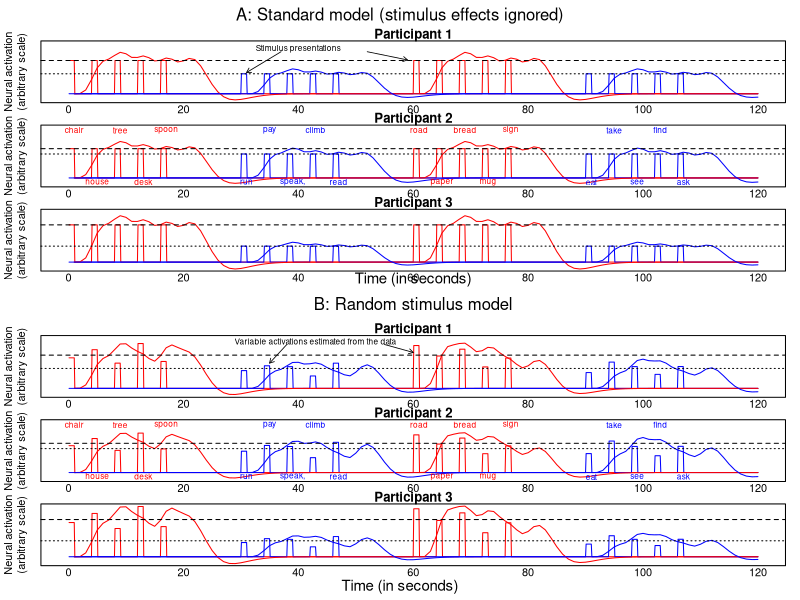

The R source for this figure:
# replace with a directory on your machine
path <- "/Users/Jake/Desktop/"


# define helper functions ----------------------------------------


# from the FIAR package
# https://github.com/cran/FIAR/blob/master/R/hrfConvolve.R
hrfConvolve <-
  function (x=NULL, scans = NA, onsets = c(), durations = c(), rt = NA, 
            SNR=0, mean = FALSE, a1 = 6, a2 = 12, b1 = 0.9, b2 = 0.9, 
            cc = 0.2) 
  {
    hrf <- function(x, a1, a2, b1, b2, c) {
      d1 <- a1 * b1
      d2 <- a2 * b2
      c1 <- (x/d1)^a1
      c2 <- c * (x/d2)^a2
      res <- c1 * exp(-(x - d1)/b1) - c2 * exp(-(x - d2)/b2)
      res
    }
    if (is.null(x)){ 
      numberofonsets <- length(onsets)
      if (length(durations) == 1) {
        durations <- rep(durations, numberofonsets)
      }
      
      stimulus <- rep(0, scans)
      for (i in 1:numberofonsets) {
        for (j in onsets[i]:(onsets[i] + durations[i] - 1)) {
          stimulus[j] <- 1
        }
      }
      hrfnn <- convolve(stimulus, hrf(scans:1, a1, a2, b1/rt,b2/rt, cc))
      
      if(SNR>0){
        sdS <- sd(hrfnn)	
        noise=rnorm(scans,sd=sdS/SNR)
        #Zx <- x/sd(x)
        #sdN <- sdS/SNR
        hrfnn <- hrfnn + noise
      }
      else{hrfnn <- hrfnn}
      
      if (mean) {
        hrfnn - mean(hrfnn)
      }
      else {
        hrfnn
      }
    }
    else{ hrfnn <- convolve(x, hrf(length(x):1, a1, a2, b1,b2, cc))
    
    if(SNR>0){
      sdS <- sd(hrfnn)	
      noise <- rnorm(length(x),sd=sdS/SNR)
      
      hrfnn <- hrfnn + noise
    }
    else{hrfnn <- hrfnn}
    
    if (mean) {
      hrfnn - mean(hrfnn)
    }
    else {
      hrfnn
    }
    }
    
  }

# function to build activation sequence
act <- function(num_trials, pad=25, ISI=1:3, stim_sd=0){
  if(length(ISI)==1) ISI <- rep(ISI,2)
  ans <- c(unlist(lapply(seq(num_trials), function(x){
    c(1, rep(0, sample(ISI, 1)))
  })), numeric(pad))
  ans[ans>0] <- 1 + stim_sd*scale(rnorm(sum(ans>0)))
  return(ans)
  # return(ans * (rnorm(length(ans), mean=1, sd=stim_sd)))
}

# function to draw a single panel w/ specified parameters
hrf_plot <- function(means=c(1,1), stim_sd=0, main=""){
  act1 <- means[1]*head(c(act(5, ISI=3, stim_sd=stim_sd), numeric(15), act(5, ISI=3, stim_sd=stim_sd), numeric(30)), -15)
  act2 <- means[2]*head(c(numeric(30), act(5, ISI=3, stim_sd=stim_sd), numeric(15), act(5, ISI=3, stim_sd=stim_sd)), -15)
  plot(y=c(-.25,1.9), x=c(0,length(act1)), cex=0, xlab="", xaxt="n",
       yaxt="n", ylab="Neural activation\n(arbitrary scale)",
       mgp=c(1,1,0), main=main)
  axis(side=1, tick=FALSE, line=-1)
  lines(y=rep(act1, each=10), x=seq(length(act1)*10)/10, col="red")
  lines(y=rep(act2, each=10), x=seq(length(act2)*10)/10, col="blue")
  lines(hrfConvolve(x=act1, rt=1), type="l", col="red")
  conv2 <- hrfConvolve(x=act2, rt=1)
  conv2[1:20] <- 0
  lines(conv2, type="l", col="blue")
  abline(h=means, lty=2:3)
}


# build the plot! ---------------------------------------------------------


png(paste0(path,"time_series.png"), height=10, width=8,
    units="in", res=200, pointsize=19)
layout(cbind(c(rep(1:3, each=4),7,7,rep(4:6, each=4))))
par(mar=c(.5,3,1,1)+.1)
par(oma=c(2,0,2,0))
x <- c(1,5,9,13,17,31,35,39,43,47,61,65,69,73,77,91,95,99,103,107)
labs <- c("chair","house","tree","desk","spoon",
          "run","pay","speak,","climb","read",
          "road","paper","bread","mug","sign",
          "eat","take","see","find","ask")

hrf_plot(means=c(1.25,.75), stim_sd=0, main="Participant 1")
text(x=c(40), y=1.7, cex=.75,
     labels="Stimulus presentations")
arrows(x0=c(37,52), x1=c(31,59), length=.05,
       y0=1.58, y1=c(.8, 1.27), lwd=.8)
hrf_plot(means=c(1.1,.9), stim_sd=0, main="Participant 2")
text(x=x, y=c(1.8,-.15), labels=labs, cex=.75,
     col=rep(c("red","blue"),each=5))
hrf_plot(means=c(1.4,.6), stim_sd=0, main="Participant 3")

set.seed(45634)
hrf_plot(means=c(1.25,.75), stim_sd=.25, main="Participant 1")
text(x=43, y=1.78, cex=.75,
     labels="Variable activations estimated from the data")
arrows(x0=c(38,55), x1=c(35,60), length=.05,
       y0=1.65, y1=c(.95, 1.35), lwd=.8)
set.seed(45634)
hrf_plot(means=c(1.1,.9), stim_sd=.25, main="Participant 2")
text(x=x, y=c(1.8,-.15), labels=labs, cex=.75,
     col=rep(c("red","blue"),each=5))
set.seed(45634)
hrf_plot(means=c(1.4,.6), stim_sd=.25, main="Participant 3")

mtext("Time (in seconds)", side=1, line=.5, outer=TRUE, cex=.9)
mtext("A: Standard model (stimulus effects ignored)", side=3, line=.25, outer=TRUE)
mtext("Time (in seconds)", side=3, line=16.5, cex=.9)
mtext("B: Random stimulus model", side=3, line=14.5)
dev.off()


